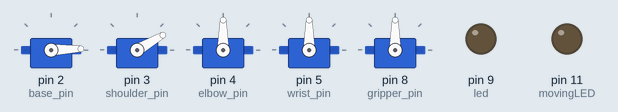
This sketch was run on a simulated Arduino Uno, built with avr-gcc and run on an emulated ATmega328P. Parts: 5 × servo, output pins drawn as LEDs (lit = HIGH). What the sketch prints to the serial monitor is not drawn.

Above: at 0.05 s.
At 2.15 s:
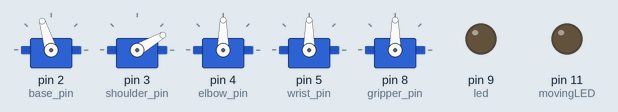
At 4.3 s:
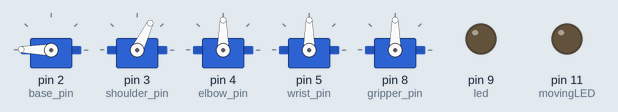
At 8.6 s:
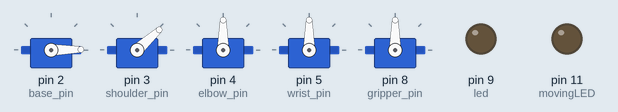
Timing chart, 0 to 11.5 s (numbered marks = the images above):
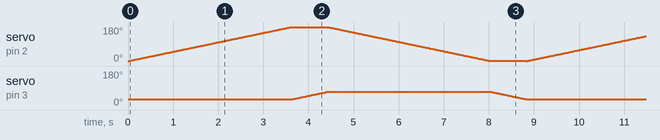

The sketch:

main.ino
```cpp
#include <Servo.h>

// constants
#define DELAY 20
#define PI 3.141592654

// Servo objects
Servo base, shoulder, elbow, wrist, gripper;

/* ------------- PINS -------------------- */
// conveyor belt pins
int led = 9;
int object_pin = A1;//

int movingLED = 11;

// switch pin
int switchPin;

// servo pins
int base_pin = 2;
int shoulder_pin = 3;
int elbow_pin = 4;
int wrist_pin = 5;
int gripper_pin = 8;

/* Set up Inverse Kinematics variables */
float shoulderLength = 6.0;
float elbowLength = 4.0;
float wristLength = 4.0;
float hypotenuse, slope, circlePointX, circlePointY;

// functions prototypes
int detectObject();
void setNeutralPosition();

void setup() {
    // write your initialization code here
    Serial.begin(9600);

    // set Pins
    pinMode(led, OUTPUT);
    pinMode(movingLED, OUTPUT);
    pinMode(switchPin, OUTPUT);

    // attaching servo pins
    base.attach(base_pin);
    shoulder.attach(shoulder_pin);
    elbow.attach(elbow_pin);
    wrist.attach(wrist_pin);
    gripper.attach(gripper_pin);


    // start the arm at a neutral position
    setNeutralPosition();

    shoulder.write(30);
//    elbow.write(70);
//    wrist.write(20);
//    gripper.write(0);

}

void loop() {
   // open gripper
   // move base 180
   // raise shoulder
   // lower elbow
   // close gripper to pick object
   // move base 0
   // lower shoulder
   // raise elbow
   // open gripper to place object

    for(int i = 0; i <180; i++){
      base.write(i);
      delay(DELAY);
    }

    for(int i = 30; i < 70; i++){
      shoulder.write(i);
      delay(DELAY);
    }


    for(int i = 180; i >0; i--){
      base.write(i);
      delay(DELAY);
    }

    for(int i = 70; i > 30; i--){
      shoulder.write(i);
      delay(DELAY);
    }


//==========================================


//
//  int sAngle = shoulder.read();
//  if(sAngle<70){
//    for(int s = sAngle; i < 70; i++){
//      shoulder.write(s);
//      delay(DELAY);
//    }
//  }else{
//    for(int s = sAngle; i > 70; i--){
//      shoulder.write(s);
//      delay(DELAY);
//    }
//  }
//

//
//  // lower elbow
//  for(int i = 70; i < 90; i++){
//    elbow.write(i);
//    delay(DELAY);
//  }

  // open gripper
//  for(int i = 70; i < 90; i++){
//    elbow.write(i);
//    delay(DELAY);
//  }


	// read the object pin to detect if an object is present
//	int object_detected = detectObject();
//
//	Serial.println(object_detected);
//
//	if(object_detected < 200){
//		// Object blocking the infrared, meaning there is an object ready
//		// to be picked
//		digitalWrite(led, HIGH);
//
//		// initiate object picking sequence
//
//	}else{
//		// Object
//		digitalWrite(led, LOW);
//	}
}

int detectObject(){
	// detect if an object has been placed by the conveyor belt
	int is_object = analogRead(object_pin);
	return is_object;
}

/*===================SERVO MOVEMENT FUNCTIONS========================*/

// BASE MOTOR MOVEMENT
void moveBaseToPick(){
	/* Move the base to the object to be picked*/
	for(int pos = 0; pos < 180; pos++){
		// todo : define a neutral position from where the base should start running from
		base.write(pos);
		delay(15); // todo: change this delay value to a variable to be changed online
	}
}

void moveBaseToPlace(){
	/* Move the base from the picking position to placing position */
	for(int pos = 180; pos >= 0; pos-- ){
		base.write(pos);
		delay(15);
	}
}

// SHOULDER MOTOR MOVEMENT
void moveShoulderToPick(){
	// set the shoulder angle to pick the object
	for(int pos = 100; pos <= 160; pos++){
		// todo: change this range because it will not be a full 100-160 deg sweep
		shoulder.write(pos);
		delay(15);
	}
}

void moveShoulderToPlace(){
	// set the shoulder position to place the object
	for(int pos = 160; pos >=0; pos--){
		shoulder.write(pos);
		delay(15);
	}
}

// ELBOW MOTOR MOVEMENT
void moveElbowToPick(){
	// set the elbow angle to pick the object
	for (int pos = 80; pos <= 180; pos++) {
		elbow.write(pos);
    delay(DELAY);
	}
}

void moveElbowToPlace(){
	// set the elbow angle to pick the object
	for (int pos = 180; pos >= 80; pos--) {
		// todo: change this range to the suitable range
		elbow.write(pos);
	}
}

// GRIPPER SETTING
void openGripper(){
	// open the gripper to pick an object

	// this function will receive the width of the object from the camera and set the
	// appropriate angle to set the jaws
	for(int pos=100; pos <=138; pos++){
		gripper.write(pos);// todo: change these angles according to the calibration of the environment
	}
}

void closeGripper(){
	// close the gripper to pick the object
	for (int pos = 138; pos < 100; pos--) {
		gripper.write(pos);
	}
}

/*=====================OTHER FUNCTIONS====================*/
// TURN THE WHOLE SYSTEM ON OR OFF
void genesis(int pin){
	// function to start the system
	// logic: apply a positive signal at the pin set as the switch

	digitalWrite(switchPin, HIGH);

}

void setNeutralPosition(){
	/* set the servos at a neutral position  */

//	// status message
//	Serial.println("Initializing servos...");
//	Serial.println();
//
	// Read the current  motor angles to move slowly to avoid generating excess inertial momentum
//	int currentBaseAngle = base.read();
	int currentShoulderAngle = shoulder.read();
  Serial.print("Current shoulder angle: "); Serial.print(currentShoulderAngle); Serial.println();

	int currentElbowAngle = elbow.read();
  Serial.print("Current elbow angle: "); Serial.print(currentElbowAngle); Serial.println();
//	int currentWristAngle = wrist.read();
//	int currentGripperAngle = gripper.read();
//
//	// neutral position for base servo is 0 degrees
//	if(currentBaseAngle > 0){
//		// base angle motor should start at 0
//		for (int a = currentBaseAngle; a > 0; a--) {
//			// write down to 0
//      Serial.print("Base: "); Serial.print(a); Serial.println("\n");
//			base.write(a);
//			delay(DELAY);
//		}
//		// else the motor is at 0
//	}
//
	// neutral position for shoulder servo is 0 degrees
//	if (currentShoulderAngle > 0){
//		// write down to 0 degrees from the current position
//		for(int b = currentShoulderAngle; b > 0; b--){
//			shoulder.write(b);
//      Serial.print("shoulder: "); Serial.print(b); Serial.println("\n");
//			delay(DELAY);
//		}
//	}
//
//	// neutral position for elbow servo is 90 degrees
//	if(currentElbowAngle > 90){
//		// write down to 90 degrees
//		for (int d = currentElbowAngle; d > 90 ; d--) {
//			elbow.write(d);
//      Serial.print("elbow: "); Serial.print(d); Serial.println("\n");
//			delay(DELAY);
//		}
//	}else{
//		// current elbow angle is less than 90 degrees
//		// write up to 90
//		for(int e = currentElbowAngle; e < 90; e++){
//			elbow.write(e);
//      Serial.print("elbow: "); Serial.print(e); Serial.println("\n");
//			delay(DELAY);
//		}
//	}
//
//	// neutral position for wrist servo is 20 deg
//	// the gripper is horizontal at this angle
//	if(currentWristAngle > 20){
//		// write down to 20 degrees
//		for(int f = currentWristAngle; f > 20; f--){
//			wrist.write(f);
//      Serial.print("wrist: "); Serial.print(f); Serial.println("\n");
//			delay(DELAY);
//		}
//	}else{
//		// write up to 20 degrees
//		for(int f = currentWristAngle; f < 20; f++){
//			wrist.write(f);
//      Serial.print("wrist: "); Serial.print(f); Serial.println("\n");
//			delay(DELAY);
//		}
//	}

	// start the gripper in a closed position
//	if (currentGripperAngle > 90){
//		for(int g = currentGripperAngle; g > 90; g--){
//			// write down to 90 degrees to close it
//			gripper.write(g);
//			delay(DELAY);
//		}
//	}else{
//		for(int g = currentGripperAngle; g < 90; g++){
//			// write up to 90 degrees
//			gripper.write(g);
//			delay(DELAY);
//		}
//	}
}

/* Angle calculation functions. Cosine rule */
void inverseKinematics(){
	// Calculate the angles at the joints to pick the object

}
```
